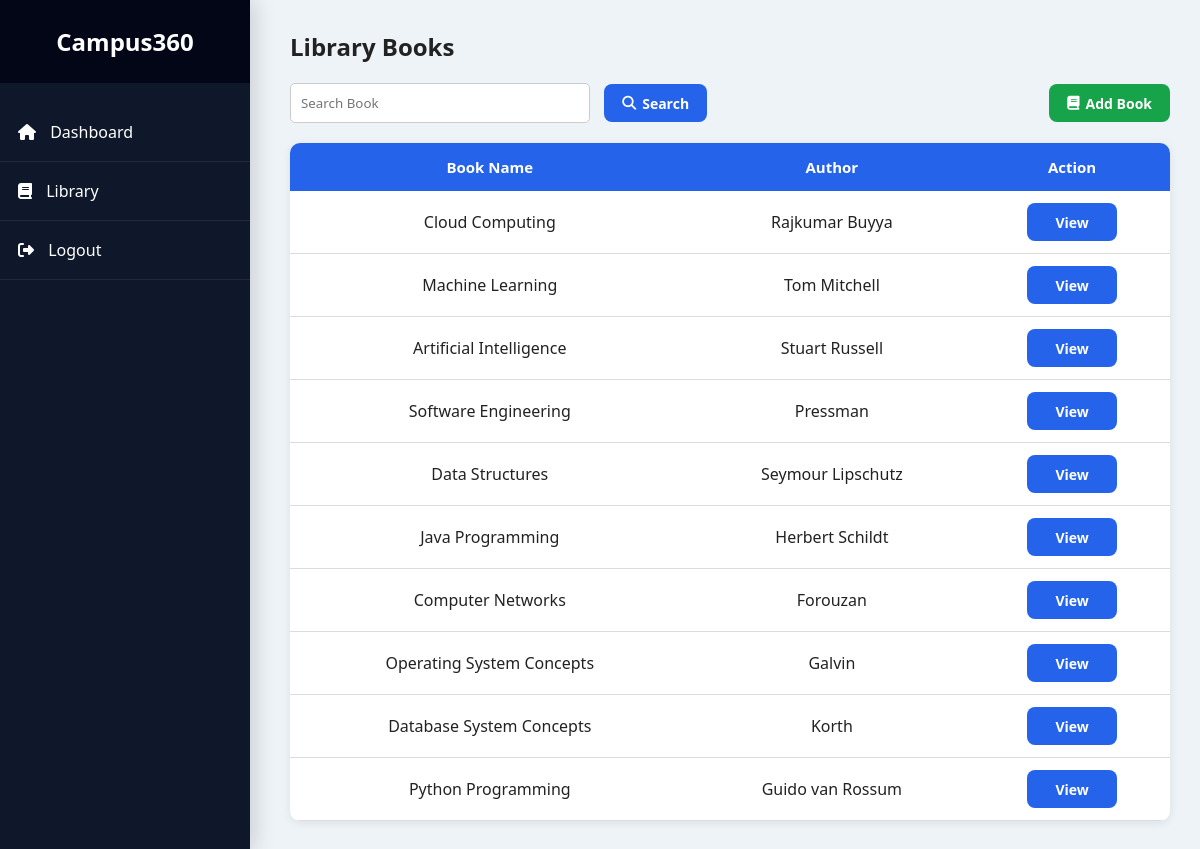
The page /books (signed in) on the database its author committed.
### tables this page shows
CREATE TABLE books(

id INTEGER PRIMARY KEY AUTOINCREMENT,

book_name TEXT,

author TEXT,

quantity INTEGER

);

### app.py (the view)
@app.route("/books")
def books():
    if "admin" not in session:
        return redirect("/")
    conn = get_connection()
    cursor = conn.cursor()
    cursor.execute("SELECT * FROM books ORDER BY id DESC")
    books = cursor.fetchall()
    conn.close()
    return render_template(
        "books.html",
        books=books
    )

### app.py (called while the page is built)
def get_connection():
    conn = sqlite3.connect("portal.db")
    conn.row_factory = sqlite3.Row
    return conn

@app.context_processor
def inject_user():
    return dict(
        student=session.get("student"),
        faculty=session.get("faculty"),
        admin=session.get("admin")
    )

@app.before_request
def before_request():
    pass

@app.after_request
def after_request(response):
    response.headers["Cache-Control"] = "no-store"
    return response

### templates/books.html (shortened to what this page needs)
<!DOCTYPE html>
<html>
<head>
<link rel="stylesheet" href="{{ url_for('static', filename='style.css') }}">
<link rel="stylesheet"
href="https://cdnjs.cloudflare.com/ajax/libs/font-awesome/6.5.2/css/all.min.css">
</head>
<body>
<div class="sidebar">
<h2>Campus360</h2>
<ul>
<li><a href="/admin_dashboard">
<i class="fa-solid fa-house"></i> Dashboard
</a></li>
<li><a href="/books">
<i class="fa-solid fa-book"></i> Library
</a></li>
<li><a href="/logout">
<i class="fa-solid fa-right-from-bracket"></i> Logout
</a></li>
</ul>
</div>
<div class="main">
<h2>Library Books</h2>
<div class="page-header">
<form method="GET" action="/books">
<input
type="text"
name="search"
value="{{ request.args.get('search','') }}"
placeholder="Search Book"
class="search-bar">
<button class="btn">
<i class="fa-solid fa-magnifying-glass"></i>
Search
</button>
</form>
<a href="/add_book" class="btn btn-success">
<i class="fa-solid fa-book"></i>
Add Book
</a>
</div>
<table>
<tr>
<th>Book Name</th>
<th>Author</th>
<th>Action</th>
</tr>
{% for book in books %}
<tr>
<td>{{ book['book_name'] }}</td>
<td>{{ book['author'] }}</td>
<td>
<a href="/view_book/{{ book['id'] }}" class="btn">
View
</a>
</td>
</tr>
{% endfor %}
</table>
</div>
</body>
</html>

### static/style.css (style rules this page uses)
* { margin:0; padding:0; box-sizing:border-box; font-family:'Segoe UI',Tahoma,Geneva,Verdana,sans-serif; }
body { background:#eef3f8; color:#222; }
.sidebar { position:fixed; left:0; top:0; width:250px; height:100%; background:#0f172a; color:white; overflow:auto; }
.sidebar h2 { padding:25px; text-align:center; background:#020617; font-size:24px; }
.sidebar ul { list-style:none; }
.sidebar ul li { border-bottom:1px solid rgba(255,255,255,.08); }
.sidebar ul li a { display:block; color:white; text-decoration:none; padding:18px; transition:.3s; }
.main { margin-left:260px; padding:30px; }
.btn, .btn-view, .btn-edit, .btn-delete, .btn-success, .btn-warning, .btn-danger { display:inline-flex; align-items:center; justify-content:center; min-width:90px; height:38px; padding:8px 18px; border:none; border-radius:8px; text-decoration:none; color:#fff; font-size:14px; font-weight:600; cursor:pointer; transition:.25s; box-sizing:border-box; }
.btn i, .btn-view i, .btn-edit i, .btn-delete i, .btn-success i, .btn-warning i, .btn-danger i { margin-right:6px; }
.btn, .btn-view { background:#2563eb; }
.btn-success { background:#16a34a; }
table { width:100%; border-collapse:collapse; background:white; border-radius:15px; overflow:hidden; box-shadow:0 8px 20px rgba(0,0,0,.08); margin-top:20px; }
table th { background:#0b6efd; color:white; padding:16px; text-align:left; font-size:15px; }
table td { padding:15px; border-bottom:1px solid #ececec; }
.main { animation:fade .6s ease; }
.card, .profile-card, .form-box, table, .notification { transition:.35s; }
h2 { margin-bottom:20px; }
* { transition:.25s; }
.sidebar { box-shadow:5px 0 20px rgba(0,0,0,.15); }
.sidebar ul li { position:relative; }
.btn, .login-btn { position:relative; overflow:hidden; }
.btn::after, .login-btn::after { content:""; position:absolute; width:0; height:100%; left:50%; top:0; background:rgba(255,255,255,.2); transition:.4s; }
table { animation:fade .6s ease; }
table tr { transition:.25s; }
i { margin-right:10px; }
a { text-decoration:none; }
.search-bar { width:300px; padding:10px; border:1px solid #ccc; border-radius:5px; margin-right:10px; }
.page-header { display:flex; justify-content:space-between; align-items:center; margin-bottom:20px; }
table { width:100%; border-collapse:collapse; margin-top:20px; background:white; border-radius:10px; overflow:hidden; box-shadow:0 2px 10px rgba(0,0,0,.08); }
table th { background:#0d6efd; color:white; padding:12px; text-align:center; }
table td { padding:10px; text-align:center; border-bottom:1px solid #ddd; }
table { width:100%; border-collapse:collapse; }
table th { background:#2563eb; color:#fff; text-align:center; padding:14px; }
table td { text-align:center; padding:12px; vertical-align:middle; }
.btn,.btn-view,.btn-edit,.btn-delete,.btn-success,.btn-warning,.btn-danger { display:inline-flex!important;align-items:center;justify-content:center; min-width:90px;height:38px;padding:8px 18px;border-radius:8px; text-decoration:none;font-weight:600 }
table { border-collapse:collapse;width:100% }
table th,table td { text-align:center;vertical-align:middle }

### rows shown on the page
books: book_name "Cloud Computing", author "Rajkumar Buyya"
books: book_name "Machine Learning", author "Tom Mitchell"
books: book_name "Artificial Intelligence", author "Stuart Russell"
books: book_name "Software Engineering", author "Pressman"
books: book_name "Data Structures", author "Seymour Lipschutz"
books: book_name "Java Programming", author "Herbert Schildt"
books: book_name "Computer Networks", author "Forouzan"
books: book_name "Operating System Concepts", author "Galvin"
books: book_name "Database System Concepts", author "Korth"
books: book_name "Python Programming", author "Guido van Rossum"
